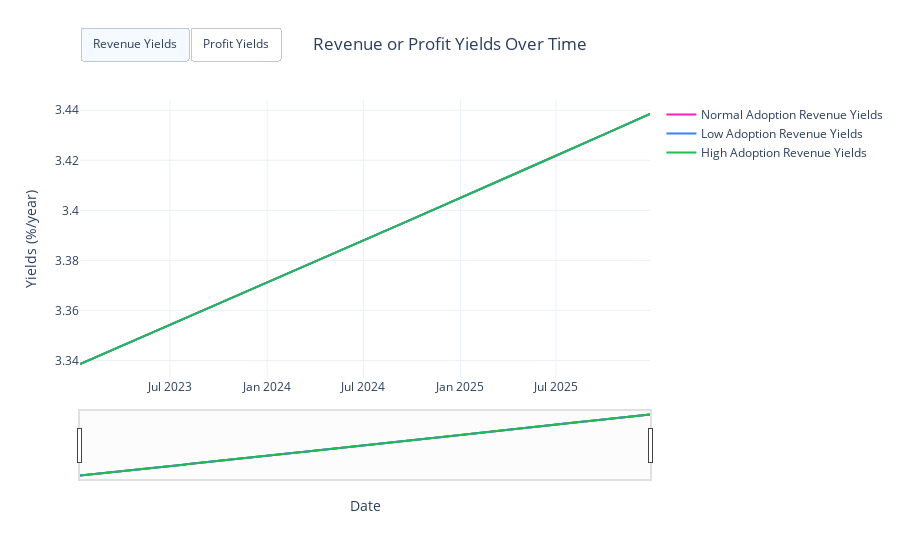

The cell this chart's notebook holds for it:
### Code cell
visualizations.plot_yields_per_subset(df_1a, scenario_names={0: "Normal Adoption", 1: "Low Adoption", 2: "High Adoption"})

### Figure 1 — Plotly figure (JSON) as saved in the notebook; plotly's stock layout.template omitted (floating-point values rounded to 4 significant figures; data arrays with more than 128 entries replaced by an {"elided": "..."} marker saying what was removed)
{"data": [{"line": {"color": "#FC1CBF"}, "name": "Normal Adoption Revenue Yields", "type": "scatter", "x": {"elided": "3240 str values"}, "y": {"elided": "1080 float values"}}, {"line": {"color": "#FC1CBF", "dash": "dash"}, "name": "Normal Adoption Profit Yields", "type": "scatter", "visible": false, "x": {"elided": "3240 str values"}, "y": {"elided": "1080 float values"}}, {"line": {"color": "#3283FE"}, "name": "Low Adoption Revenue Yields", "type": "scatter", "x": {"elided": "3240 str values"}, "y": {"elided": "1080 float values"}}, {"line": {"color": "#3283FE", "dash": "dash"}, "name": "Low Adoption Profit Yields", "type": "scatter", "visible": false, "x": {"elided": "3240 str values"}, "y": {"elided": "1080 float values"}}, {"line": {"color": "#1CBE4F"}, "name": "High Adoption Revenue Yields", "type": "scatter", "x": {"elided": "3240 str values"}, "y": {"elided": "1080 float values"}}, {"line": {"color": "#1CBE4F", "dash": "dash"}, "name": "High Adoption Profit Yields", "type": "scatter", "visible": false, "x": {"elided": "3240 str values"}, "y": {"elided": "1080 float values"}}], "layout": {"hovermode": "x unified", "legend": {"title": {"text": ""}}, "title": {"text": "Revenue or Profit Yields Over Time"}, "updatemenus": [{"buttons": [{"args": [{"visible": [true, "legendonly"]}, {"showlegend": true}], "label": "Revenue Yields", "method": "update"}, {"args": [{"visible": ["legendonly", true]}, {"showlegend": true}], "label": "Profit Yields", "method": "update"}], "direction": "right", "pad": {"t": 10}, "showactive": true, "type": "buttons", "x": 0, "xanchor": "left", "y": 1.3, "yanchor": "top"}], "xaxis": {"rangeslider": {"visible": true}, "title": {"text": "Date"}, "type": "date"}, "yaxis": {"title": {"text": "Yields (%/year)"}}}}
